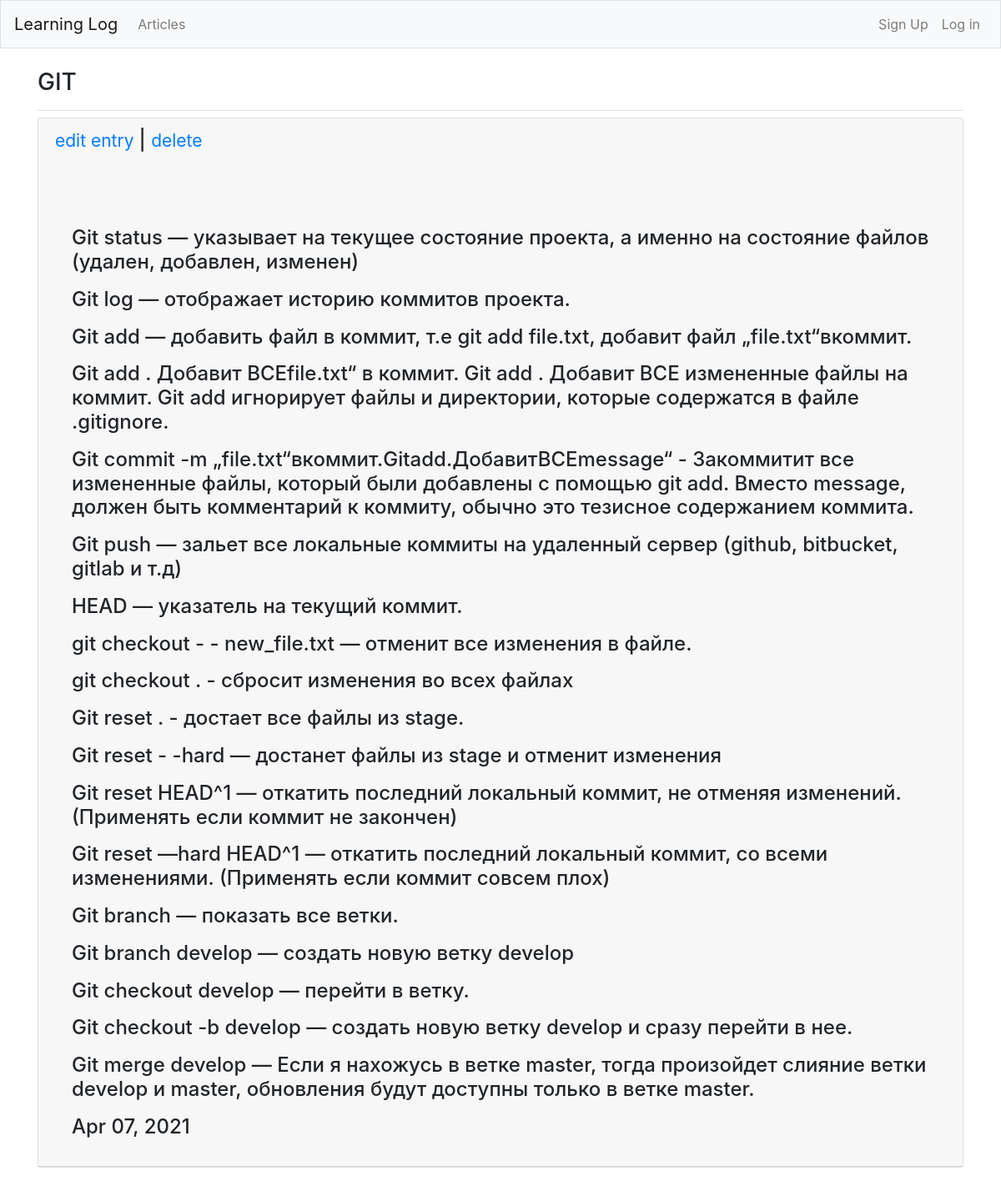
Page /articles/entry_detail/67/ on the committed database.
### articles/models.py (models this page shows, shortened)
class Entry(models.Model):
    article = models.ForeignKey(Article, on_delete=models.CASCADE, related_name='entries')
    title = models.CharField(max_length=255)
    body = models.TextField()
    screen = models.ImageField(upload_to='images/', blank=True)
    date = models.DateTimeField(auto_now_add=True)
    author = models.ForeignKey(get_user_model(), on_delete=models.CASCADE,)
    publish = models.DateTimeField(default=timezone.now)
    class Meta:
        ordering = ('-publish',)
        verbose_name_plural = 'Entries'

### articles/views.py (the view)
# urls.py: path('entry_detail/<int:pk>/', EntryDetailView.as_view(), name='entry_detail'),
class EntryDetailView(DetailView):
    model = Entry
    template_name = 'entry_detail.html'

### templates/entry_detail.html (shortened to what this page needs)
{% extends 'base.html' %}
{% load static %}
{% load bootstrap4 %}
{% block page_header %}
    <h3>{{ object.title }}</h3>
{% endblock page_header %}
{% block content %}
            <div class="card mb-3">
                <h4 class="card-header">
                    <small><a href="{% url 'entry_edit' entry.pk %}">
                        edit entry
                    </a></small> |
                    <small><a href="{% url 'entry_delete' entry.pk %}">
                        delete
                    </a></small>
                <div class="card-body">
                </div>
                <div class="card-body">
                    {{ object.body|linebreaks }}
                    {{ object.date|date:'M d, Y' }}
                </div>
            </div>
{% endblock %}

### rows in the picture
Entry: title "GIT", body "Git status — указывает на текущее состояние проекта, а именно на состояние файлов (удален, добавлен, изменен) Git log — отображает историю коммитов проекта. Git add — добавить файл в коммит, т.е git add file.txt, добавит файл „file.txt“вкоммит. Git add . Добавит ВСЕfile.txt“ в коммит. Git add . Добавит ВСЕ измененные файлы на коммит. Git add игнорирует файлы и директории, которые содержатся в файле .gitignore. Git commit -m „file.txt“вкоммит.Gitadd.ДобавитВСЕmessage“ - Закоммитит все измененные файлы, который были добавлены с помощью git add. Вместо message, должен быть комментарий к коммиту, обычно это тезисное содержанием коммита. Git push — зальет все локальные коммиты на удаленный…", date "Apr 07, 2021"
